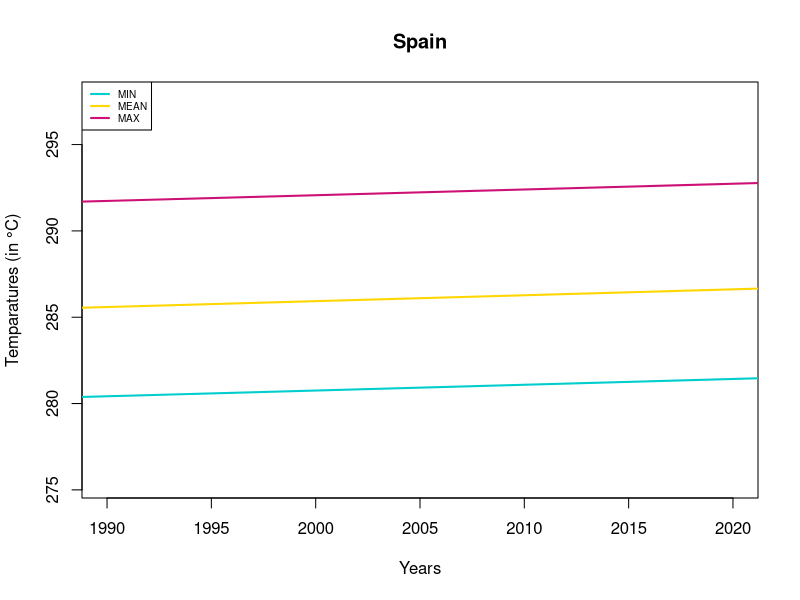
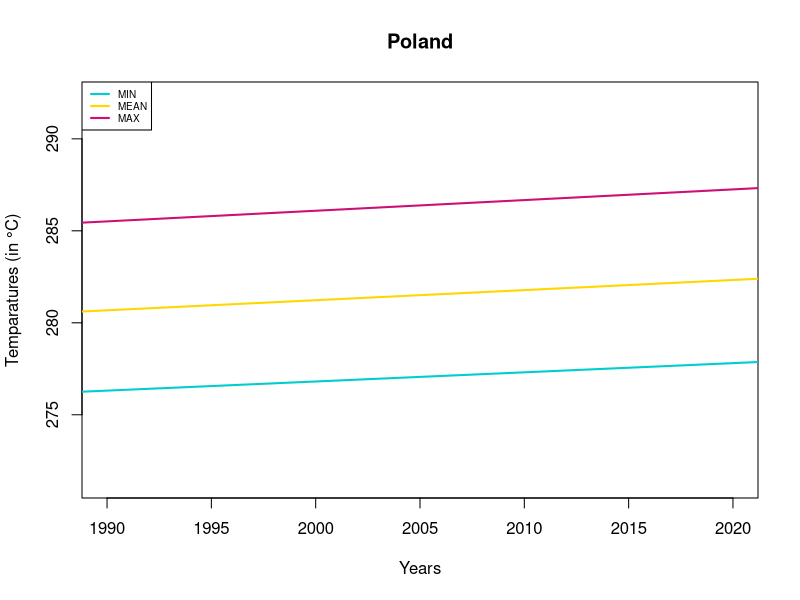
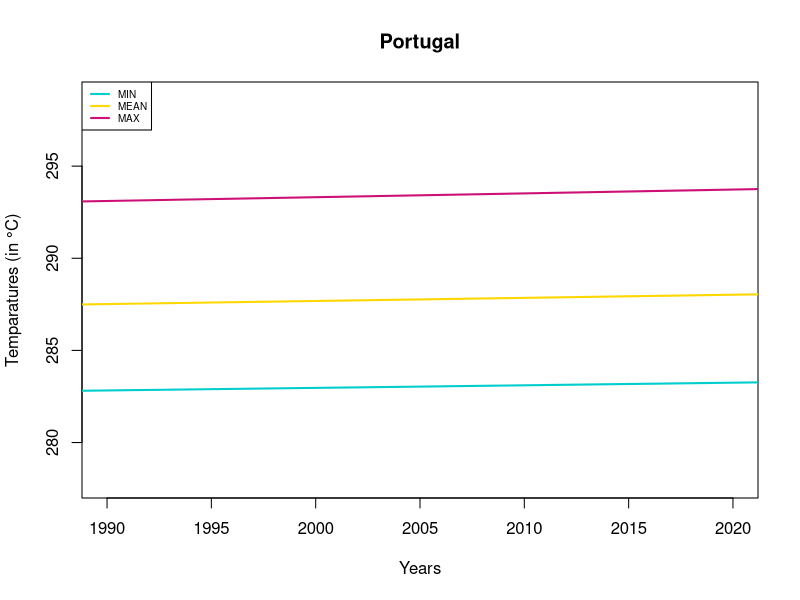
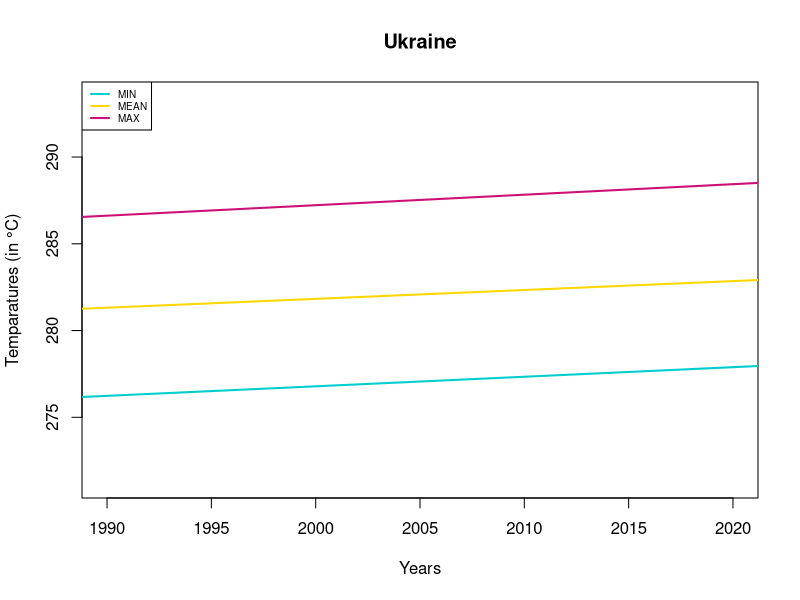

Here is the R script that generated these plots, in order:
# Load data

# ESP
data_ESP_max <- read.csv("output_data/ESP/aggregate_max_ESP.csv", header = TRUE, sep = ",")
data_ESP_mean <- read.csv("output_data/ESP/aggregate_mean_ESP.csv", header = TRUE, sep = ",")
data_ESP_min <- read.csv("output_data/ESP/aggregate_min_ESP.csv", header = TRUE, sep = ",")

# POL
data_POL_max <- read.csv("output_data/POL/aggregate_max_POL.csv", header = TRUE, sep = ",")
data_POL_mean <- read.csv("output_data/POL/aggregate_mean_POL.csv", header = TRUE, sep = ",")
data_POL_min <- read.csv("output_data/POL/aggregate_min_POL.csv", header = TRUE, sep = ",")

# PRT
data_PRT_max <- read.csv("output_data/PRT/aggregate_max_PRT.csv", header = TRUE, sep = ",")
data_PRT_mean <- read.csv("output_data/PRT/aggregate_mean_PRT.csv", header = TRUE, sep = ",")
data_PRT_min <- read.csv("output_data/PRT/aggregate_min_PRT.csv", header = TRUE, sep = ",")

# UKR
data_UKR_max <- read.csv("output_data/UKR/aggregate_max_UKR.csv", header = TRUE, sep = ",")
data_UKR_mean <- read.csv("output_data/UKR/aggregate_mean_UKR.csv", header = TRUE, sep = ",")
data_UKR_min <- read.csv("output_data/UKR/aggregate_min_UKR.csv", header = TRUE, sep = ",")

# We create the plot_temporal_regression function
plot_temporal_regression <- function(data_min, data_mean, data_max, years, title) {
  
  # We regress the data
  reg1 <- lm(data_min ~ years)
  reg2 <- lm(data_mean ~ years)
  reg3 <- lm(data_max ~ years)
  
  # We plot the regressions
  plot(years, data_min, type = "n", xlab = "Years", 
       ylab = "Temparatures (in °C)", main = title, ylim = c(min(predict(reg1), 
      predict(reg2), predict(reg3))-5, max(predict(reg1), predict(reg2), predict(reg3))+5))
  
  abline(reg1, col = "cyan3", lwd = 2)
  abline(reg2, col = "gold", lwd = 2)
  abline(reg3, col = "deeppink3", lwd = 2)
  
  legend("topleft", legend = c("MIN", "MEAN", "MAX"), col = c("cyan3", "gold", "deeppink3"), lwd = 2, cex = 0.6)}


# We test the function
plot_temporal_regression(
  data_ESP_min$Median, data_ESP_mean$Median, data_ESP_max$Median, data_ESP_max$Year, 'Spain')

plot_temporal_regression(
  data_POL_min$Median, data_POL_mean$Median, data_POL_max$Median, data_POL_max$Year, 'Poland')

plot_temporal_regression(
  data_PRT_min$Median, data_PRT_mean$Median, data_PRT_max$Median, data_PRT_max$Year, 'Portugal')

plot_temporal_regression(
  data_UKR_min$Median, data_UKR_mean$Median, data_UKR_max$Median, data_UKR_max$Year, 'Ukraine')

